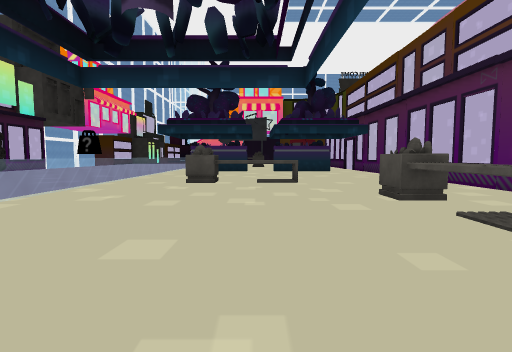
view 1 (above)

24 first-person views from a walk through a scene from a Unity 3-D project. The camera is 1.5 m above the floor, tilts 4° down and sees 85° across. The floor is counted in squares, 2 m on a side. Each view is taken from the middle of a square. On the plan, view 1 faces up. The plan holds only what a view shows up to about 10 squares ahead; the rest is blank. The place goes on beyond the plan. Some surface patterns are stand-ins.

view 2
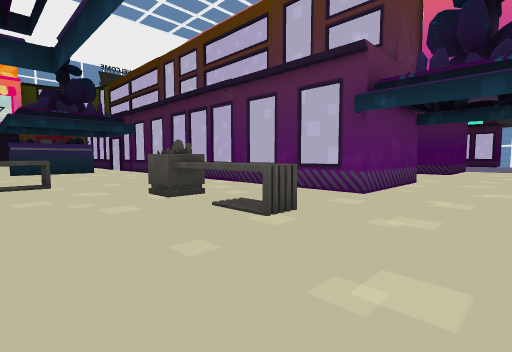

view 3
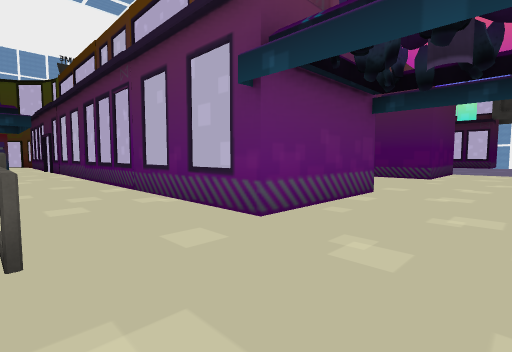

view 4
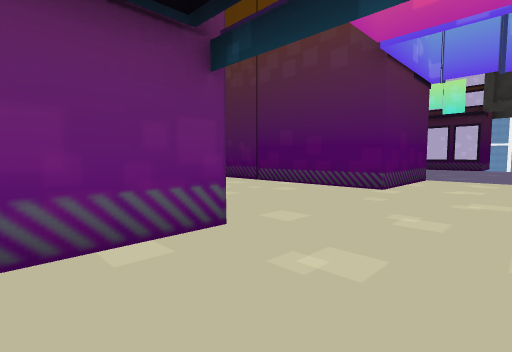

view 5
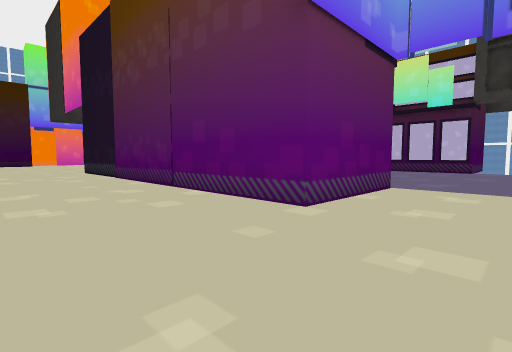

view 6
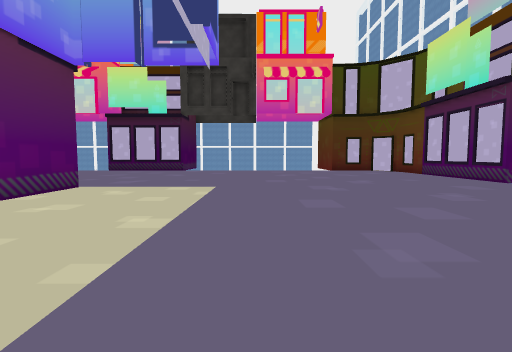

view 7
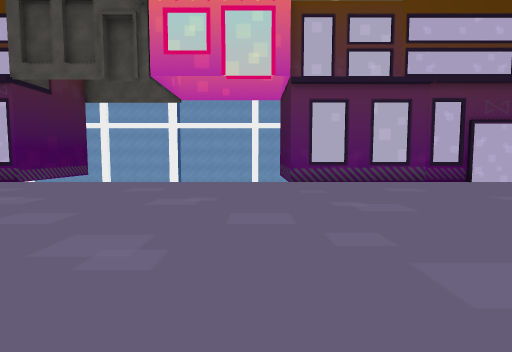

view 8
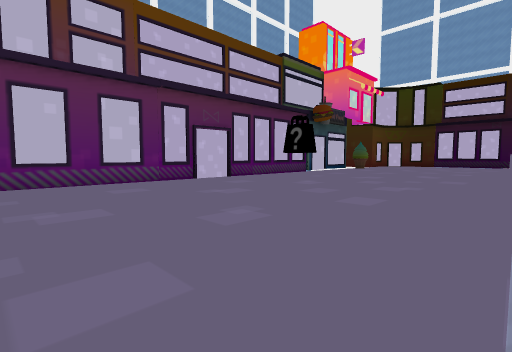

view 9
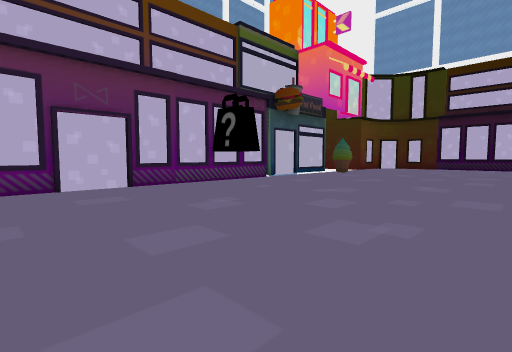

view 10
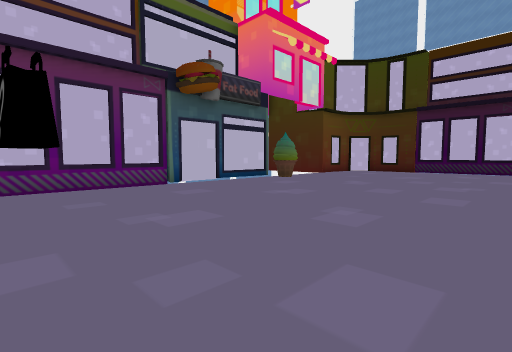

view 11
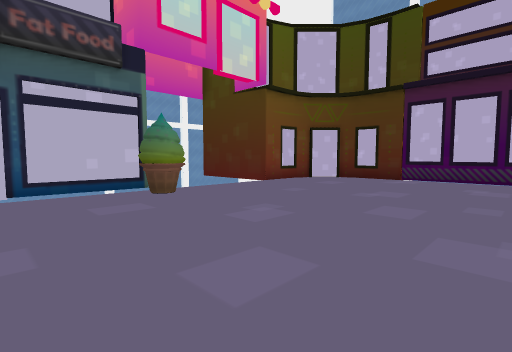

view 12
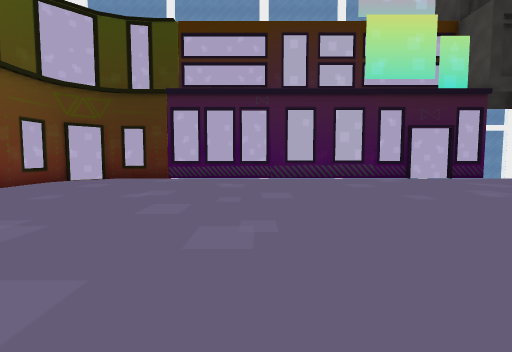

view 13
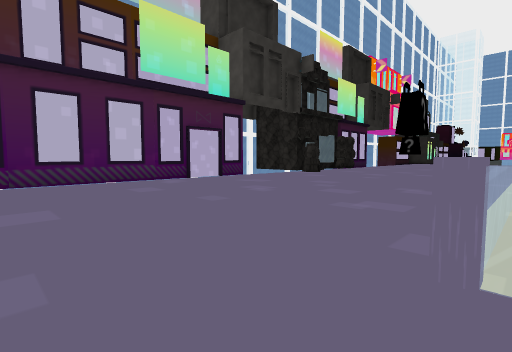

view 14
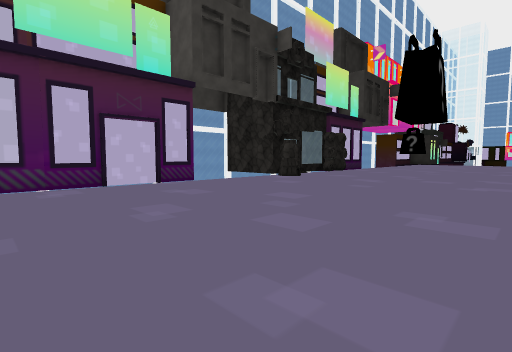

view 15
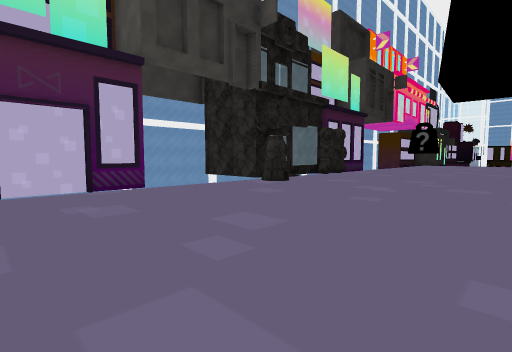

view 16
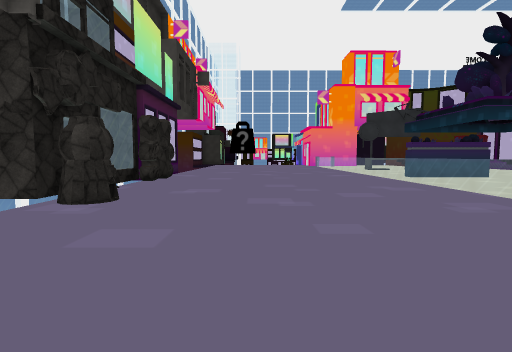

view 17
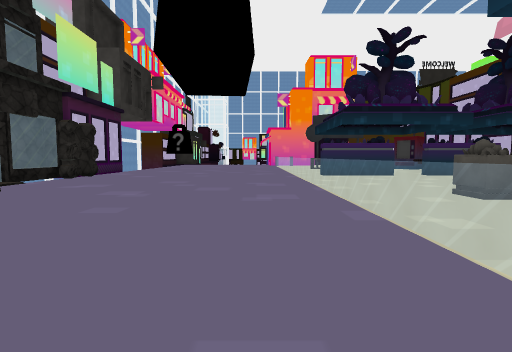

view 18
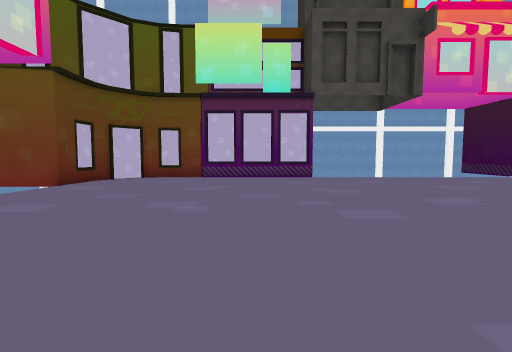

view 19
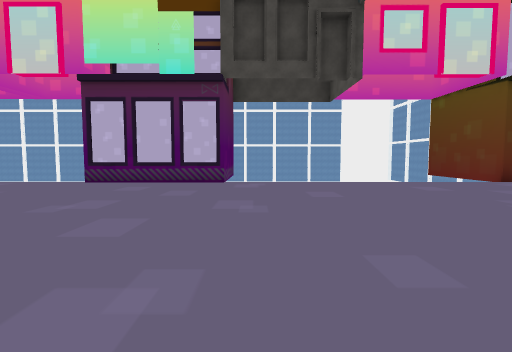

view 20
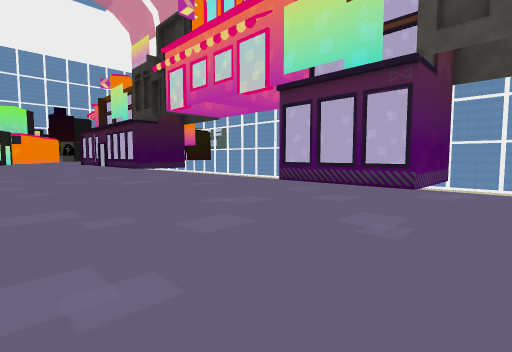

view 21
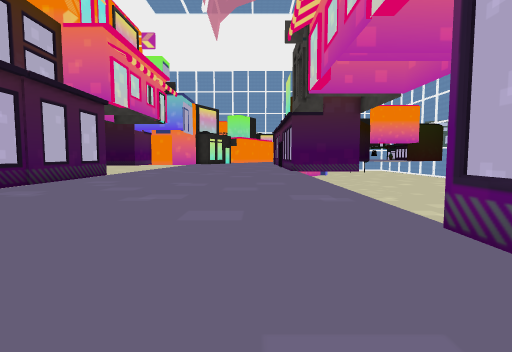

view 22
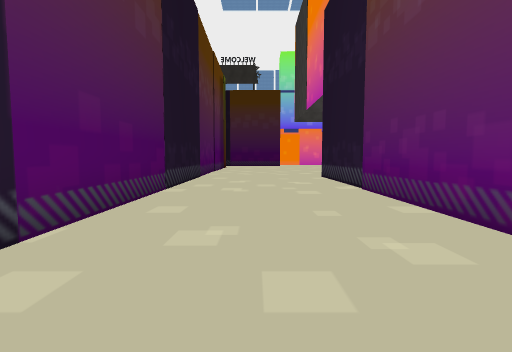

view 23
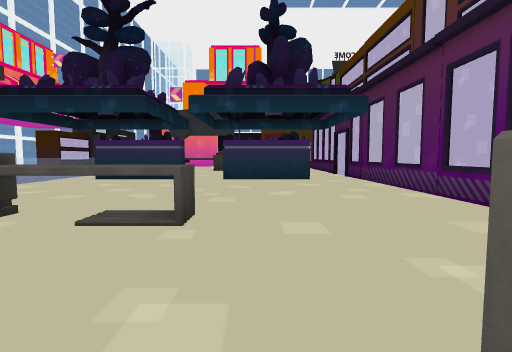

view 24
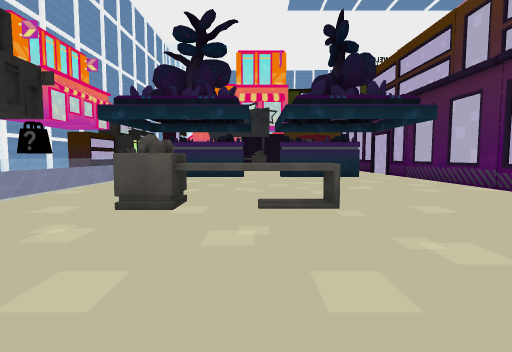

### Floor plan
Key: @ floor where view 1 was taken; # wall or solid block; . floor; = window, fence, low wall or low ledge; ^ raised ledge; v drop or lower ground; B building; P pillar; O other object.
Columns run from 14 left of view 1 to 27 right of it. Each row starts with its distance up from view 1.
 14  B........^.O...O...BB B....B
 13  ##.......^.........BB B....BB B.......
 12  ##.......^.........BB B....BB B.......=
 11  =........^.........BB B....B  B.......
 10  =........^.........#  #....#  B.......
  9  ##.......^.........#  #....#  B.......
  8   ........^.OOOO....#  #....#  B.......
  7   ........^.........B  #....#  B.......=
  6   ........^.........BB B....#  B.......#
  5  #........^......O..BB  ....#  B.......#
  4  #........^......O..BB  ....#  B.......B
  3  #........^......O..BBBB....#  B.......#
  2  #........^ ...........................###
  1 BB........^  ..........................
  0 BB........^   @........................
 -1 BB........P    ^^^^OOOOP...............
 -2 BB.....................................
 -3  #.....................................
 -4  #.....................................
 -5  #.....................................=
 -6  #.....................................###
 -7  #.....................................B
 -8  #......##.............................#
 -9   #B##==#####BB###B#BBBB#v======#BBB  ##
-10     #                   B       #
-11     #               BBBBB       #

Positions as (right, up) in squares from view 1, and headings:
1: (0, 0), facing up
2: (0, 0), facing up-right
3: (3, 0), facing up-right
4: (7, 0), facing up-right
5: (10, 0), facing up-right
6: (10, -2), facing right
7: (11, -1), facing down
8: (10, -1), facing down-left
9: (6, -2), facing down-left
10: (2, -2), facing down-left
11: (-3, -3), facing down-left
12: (-3, -3), facing left
13: (-4, -3), facing up-left
14: (-5, 0), facing up-left
15: (-6, 2), facing up-left
16: (-9, 4), facing up
17: (-6, 3), facing up
18: (20, 1), facing down
19: (17, 1), facing right
20: (18, 0), facing up-right
21: (23, 3), facing up
22: (11, 4), facing up
23: (2, 5), facing up
24: (0, 4), facing up
